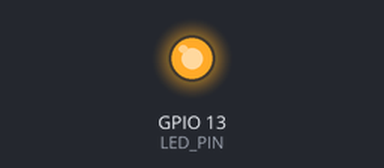
A program run on a simulated ESP32-S3. Shown: output pins drawn as LEDs (lit = HIGH).

Above: at 0.15 s.
At 16.3 s:
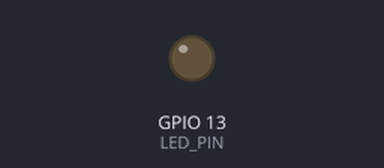
Timing chart, 0 to 23.3 s (numbered marks = the images above):
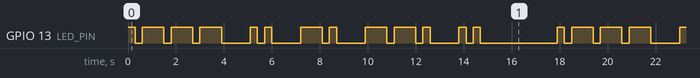

The program:

main.cpp
```cpp
//Task 1
#include <Arduino.h>

constexpr int LED_PIN = 13;


// 0 --> dot, 1 --> dash
const bool morseJ[4] = {0,1,1,1}; // .---
const bool morseI[2] = {0,0}; // ..
const bool morseN[2] = {1,0}; // -.
const bool morseG[3] = {1,1,0}; // --.

void dot();
void dash();
void printMorse(const bool letter[], int length);


void setup() {
  Serial.begin(115200);
  pinMode(LED_PIN, OUTPUT);

}

void loop() {
  printMorse(morseJ, 4);
  printMorse(morseI, 2);
  printMorse(morseN, 2);
  printMorse(morseG, 3);
  printMorse(morseI, 2);
  delay(2000); // Wait before repeating
}

void dot() {
  digitalWrite(LED_PIN, HIGH); // LED on
  delay(300);               // Dot duration
  digitalWrite(LED_PIN, LOW);  // LED off
  delay(300);
}

void dash() {
    digitalWrite(LED_PIN, HIGH); // LED on
    delay(900);               // Dash duration
    digitalWrite(LED_PIN, LOW);  // LED off
    delay(300);               // Pause between pulses
}

void printMorse(const bool letter[], int length) {
  for (int i = 0; i < length; i++) {
    // if 0 --> call dot func, if 1 --> dash func
    if (letter[i] == 0) {
      dot();
    } else {
      dash();
    }
  }
  delay(900); // Pause between letters
}
```

Measured:
- by itself, GPIO 13 (LED_PIN): moves between LOW and HIGH, repeating every 17.9 s
- by itself, everything shown: repeats every 17.9 s, in 26 steps
